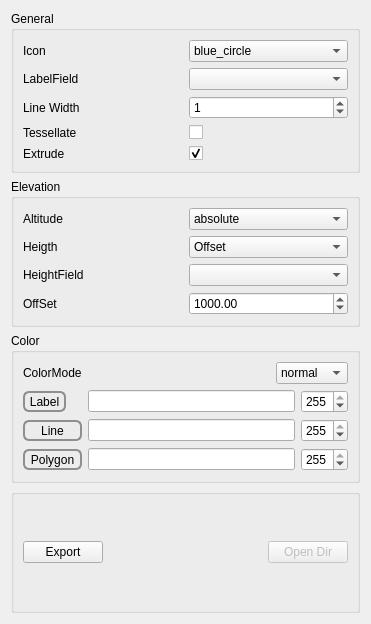
         <widget class="QWidget" name="scrollAreaWidgetContents">
          <property name="geometry">
           <rect>
            <x>0</x>
            <y>0</y>
            <width>371</width>
            <height>624</height>
           </rect>
          </property>
          <layout class="QVBoxLayout" name="verticalLayout_2">
           <item>
            <widget class="QGroupBox" name="KmlGeneralgroupBox">
             <property name="title">
              <string>General</string>
             </property>
             <layout class="QGridLayout" name="gridLayout_27">
              <item row="1" column="0">
               <widget class="QLabel" name="Iconlabel">
                <property name="text">
                 <string>Icon</string>
                </property>
               </widget>
              </item>
              <item row="2" column="0">
               <widget class="QLabel" name="LabelFieldlabel">
                <property name="text">
                 <string>LabelField</string>
                </property>
               </widget>
              </item>
              <item row="3" column="0">
               <widget class="QLabel" name="LineWidthlabel">
                <property name="text">
                 <string>Line Width</string>
                </property>
               </widget>
              </item>
              <item row="1" column="1">
               <widget class="QComboBox" name="SelectIcon">
                <property name="currentIndex">
                 <number>1</number>
                </property>
                <item>
                 <property name="text">
                  <string/>
                 </property>
                </item>
                <item>
                 <property name="text">
                  <string>blue_circle</string>
                 </property>
                 <property name="icon">
                  <iconset>
                   <normaloff>:/icons/blue_circle.png</normaloff>:/icons/blue_circle.png</iconset>
                 </property>
                </item>
                <item>
                 <property name="text">
                  <string>green_circle</string>
                 </property>
                 <property name="icon">
                  <iconset>
                   <normaloff>:/icons/green_circle.png</normaloff>:/icons/green_circle.png</iconset>
                 </property>
                </item>
                <item>
                 <property name="text">
                  <string>red_circle</string>
                 </property>
                 <property name="icon">
                  <iconset>
                   <normaloff>:/icons/red_circle.png</normaloff>:/icons/red_circle.png</iconset>
                 </property>
                </item>
                <item>
                 <property name="text">
                  <string>yellow_circle</string>
                 </property>
                 <property name="icon">
                  <iconset>
                   <normaloff>:/icons/yellow_circle.png</normaloff>:/icons/yellow_circle.png</iconset>
                 </property>
                </item>
               </widget>
              </item>
              <item row="2" column="1">
               <widget class="QComboBox" name="AttributeList"/>
              </item>
              <item row="3" column="1">
               <widget class="QSpinBox" name="LineWidth">
                <property name="value">
                 <number>1</number>
                </property>
               </widget>
              </item>
              <item row="4" column="1">
               <widget class="QCheckBox" name="Tessellate">
                <property name="layoutDirection">
                 <enum>Qt::LeftToRight</enum>
                </property>
                <property name="text">
                 <string/>
                </property>
               </widget>
              </item>
              <item row="4" column="0">
               <widget class="QLabel" name="Tessellatelabel">
                <property name="text">
                 <string>Tessellate</string>
                </property>
               </widget>
              </item>
              <item row="5" column="1">
               <widget class="QCheckBox" name="Extrude">
                <property name="text">
                 <string/>
                </property>
                <property name="checked">
                 <bool>true</bool>
                </property>
               </widget>
              </item>
              <item row="5" column="0">
               <widget class="QLabel" name="Extrudelabel">
                <property name="text">
                 <string>Extrude</string>
                </property>
               </widget>
              </item>
             </layout>
            </widget>
           </item>
           <item>
            <widget class="QGroupBox" name="KmlElevationgroupBox">
             <property name="title">
              <string>Elevation</string>
             </property>
             <layout class="QGridLayout" name="gridLayout_28">
              <item row="7" column="0">
               <layout class="QHBoxLayout" name="horizontalLayout_8">
                <item>
                 <widget class="QLabel" name="Offsetlabel">
                  <property name="text">
                   <string>OffSet</string>
                  </property>
                 </widget>
                </item>
                <item>
                 <widget class="QDoubleSpinBox" name="Offset">
                  <property name="maximum">
                   <double>20000000.000000000000000</double>
                  </property>
                  <property name="value">
                   <double>1000.000000000000000</double>
                  </property>
                 </widget>
                </item>
               </layout>
              </item>
              <item row="5" column="0">
               <layout class="QHBoxLayout" name="horizontalLayout_9">
                <item>
                 <widget class="QLabel" name="HeightFieldlabel">
                  <property name="text">
                   <string>HeightField</string>
                  </property>
                 </widget>
                </item>
                <item>
                 <widget class="QComboBox" name="HeightColumn"/>
                </item>
               </layout>
              </item>
              <item row="3" column="0">
               <layout class="QHBoxLayout" name="horizontalLayout_10">
                <item>
                 <widget class="QLabel" name="Heightlabel">
                  <property name="text">
                   <string>Heigth</string>
                  </property>
                 </widget>
                </item>
                <item>
                 <widget class="QComboBox" name="ExtrudeType">
                  <property name="editable">
                   <bool>false</bool>
                  </property>
                  <property name="currentIndex">
                   <number>3</number>
                  </property>
                  <item>
                   <property name="text">
                    <string/>
                   </property>
                  </item>
                  <item>
                   <property name="text">
                    <string>2D</string>
                   </property>
                  </item>
                  <item>
                   <property name="text">
                    <string>3D</string>
                   </property>
                  </item>
                  <item>
                   <property name="text">
                    <string>Offset</string>
                   </property>
                  </item>
                  <item>
                   <property name="text">
                    <string>Attribute</string>
                   </property>
                  </item>
                 </widget>
                </item>
               </layout>
              </item>
              <item row="1" column="0">
               <layout class="QHBoxLayout" name="horizontalLayout_11">
                <item>
                 <widget class="QLabel" name="AltitudeModelabel">
                  <property name="text">
                   <string>Altitude   </string>
                  </property>
                 </widget>
                </item>
                <item>
                 <widget class="QComboBox" name="AltitudeMode">
                  <property name="currentIndex">
                   <number>3</number>
                  </property>
                  <item>
                   <property name="text">
                    <string/>
                   </property>
                  </item>
                  <item>
                   <property name="text">
                    <string>clampToGround</string>
                   </property>
                  </item>
                  <item>
                   <property name="text">
                    <string>relativeToGround</string>
                   </property>
                  </item>
                  <item>
                   <property name="text">
                    <string>absolute</string>
                   </property>
                  </item>
                 </widget>
                </item>
               </layout>
              </item>
             </layout>
            </widget>
           </item>
           <item>
            <widget class="QGroupBox" name="KmlColorgroupBox">
             <property name="title">
              <string>Color</string>
             </property>
             <layout class="QGridLayout" name="gridLayout_29">
              <item row="1" column="2">
               <layout class="QHBoxLayout" name="LabelColorhorizontalLayout">
                <item>
                 <widget class="QLineEdit" name="LabelColor">
                  <property name="readOnly">
                   <bool>true</bool>
                  </property>
                 </widget>
                </item>
                <item>
                 <widget class="QSpinBox" name="LabelAlpha">
                  <property name="maximum">
                   <number>255</number>
                  </property>
                  <property name="value">
                   <number>255</number>
                  </property>
                 </widget>
                </item>
               </layout>
              </item>
              <item row="2" column="2">
               <layout class="QHBoxLayout" name="LineColorhorizontalLayout">
                <item>
                 <widget class="QLineEdit" name="LineColor">
                  <property name="readOnly">
                   <bool>true</bool>
                  </property>
                 </widget>
                </item>
                <item>
                 <widget class="QSpinBox" name="LineAlpha">
                  <property name="maximum">
                   <number>255</number>
                  </property>
                  <property name="value">
                   <number>255</number>
                  </property>
                 </widget>
                </item>
               </layout>
              </item>
              <item row="3" column="2">
               <layout class="QHBoxLayout" name="PolyColorhorizontalLayout">
                <item>
                 <widget class="QLineEdit" name="PolyColor">
                  <property name="readOnly">
                   <bool>true</bool>
                  </property>
                 </widget>
                </item>
                <item>
                 <widget class="QSpinBox" name="PolygonAlpha">
                  <property name="maximum">
                   <number>255</number>
                  </property>
                  <property name="value">
                   <number>255</number>
                  </property>
                 </widget>
                </item>
               </layout>
              </item>
              <item row="0" column="2">
               <layout class="QHBoxLayout" name="horizontalLayout">
                <item>
                 <spacer name="horizontalSpacer">
                  <property name="orientation">
                   <enum>Qt::Horizontal</enum>
                  </property>
                  <property name="sizeHint" stdset="0">
                   <size>
                    <width>40</width>
                    <height>20</height>
                   </size>
                  </property>
                 </spacer>
                </item>
                <item>
                 <widget class="QComboBox" name="colorModeEnum">
                  <property name="currentIndex">
                   <number>1</number>
                  </property>
                  <item>
                   <property name="text">
                    <string/>
                   </property>
                  </item>
                  <item>
                   <property name="text">
                    <string>normal</string>
                   </property>
                  </item>
                  <item>
                   <property name="text">
                    <string>random</string>
                   </property>
                  </item>
                 </widget>
                </item>
               </layout>
              </item>
              <item row="3" column="0">
               <widget class="QToolButton" name="VectorPolygonColor">
                <property name="sizePolicy">
                 <sizepolicy hsizetype="Minimum" vsizetype="Fixed">
                  <horstretch>0</horstretch>
                  <verstretch>0</verstretch>
                 </sizepolicy>
                </property>
                <property name="styleSheet">
                 <string notr="true"> QToolButton { /* all types of tool button */
     border: 2px solid #8f8f91;
     border-radius: 6px;
     background-color: qlineargradient(x1: 0, y1: 0, x2: 0, y2: 1,
                                       stop: 0 #f6f7fa, stop: 1 #dadbde);
 }

 QToolButton[popupMode=&quot;1&quot;] { /* only for MenuButtonPopup */
     padding-right: 20px; /* make way for the popup button */
 }

 QToolButton:pressed {
     background-color: qlineargradient(x1: 0, y1: 0, x2: 0, y2: 1,
                                       stop: 0 #dadbde, stop: 1 #f6f7fa);
 }

 QToolButton:checked {
     background-color: qlineargradient(x1: 0, y1: 0, x2: 0, y2: 1,
                                       stop: 0 white, stop: 1 blue);
 }

 /* the subcontrols below are used only in the MenuButtonPopup mode */
 QToolButton::menu-button {
     border: 2px solid gray;
     border-top-right-radius: 6px;
     border-bottom-right-radius: 6px;
     /* 16px width + 4px for border = 20px allocated above */
     width: 16px;
 }

 QToolButton::menu-arrow {
     image: url(downarrow.png);
 }

 QToolButton::menu-arrow:open {
     top: 1px; left: 1px; /* shift it a bit */
 }</string>
                </property>
                <property name="text">
                 <string>Polygon</string>
                </property>
               </widget>
              </item>
              <item row="2" column="0">
               <widget class="QToolButton" name="VectorLineColor">
                <property name="sizePolicy">
                 <sizepolicy hsizetype="Minimum" vsizetype="Fixed">
                  <horstretch>0</horstretch>
                  <verstretch>0</verstretch>
                 </sizepolicy>
                </property>
                <property name="acceptDrops">
                 <bool>false</bool>
                </property>
                <property name="autoFillBackground">
                 <bool>false</bool>
                </property>
                <property name="styleSheet">
                 <string notr="true"> QToolButton { /* all types of tool button */
     border: 2px solid #8f8f91;
     border-radius: 6px;
     background-color: qlineargradient(x1: 0, y1: 0, x2: 0, y2: 1,
                                       stop: 0 #f6f7fa, stop: 1 #dadbde);
 }

 QToolButton[popupMode=&quot;1&quot;] { /* only for MenuButtonPopup */
     padding-right: 20px; /* make way for the popup button */
 }

 QToolButton:pressed {
     background-color: qlineargradient(x1: 0, y1: 0, x2: 0, y2: 1,
                                       stop: 0 #dadbde, stop: 1 #f6f7fa);
 }

 QToolButton:checked {
     background-color: qlineargradient(x1: 0, y1: 0, x2: 0, y2: 1,
                                       stop: 0 white, stop: 1 blue);
 }

 /* the subcontrols below are used only in the MenuButtonPopup mode */
 QToolButton::menu-button {
     border: 2px solid gray;
     border-top-right-radius: 6px;
     border-bottom-right-radius: 6px;
     /* 16px width + 4px for border = 20px allocated above */
     width: 16px;
 }

 QToolButton::menu-arrow {
     image: url(downarrow.png);
 }

 QToolButton::menu-arrow:open {
     top: 1px; left: 1px; /* shift it a bit */
 }</string>
                </property>
                <property name="text">
                 <string>Line</string>
                </property>
                <property name="autoRaise">
                 <bool>false</bool>
                </property>
               </widget>
              </item>
              <item row="1" column="0">
               <widget class="QToolButton" name="VectorLabelColor">
                <property name="styleSheet">
                 <string notr="true"> QToolButton { /* all types of tool button */
     border: 2px solid #8f8f91;
     border-radius: 6px;
     background-color: qlineargradient(x1: 0, y1: 0, x2: 0, y2: 1,
                                       stop: 0 #f6f7fa, stop: 1 #dadbde);
 }

 QToolButton[popupMode=&quot;1&quot;] { /* only for MenuButtonPopup */
     padding-right: 20px; /* make way for the popup button */
 }

 QToolButton:pressed {
     background-color: qlineargradient(x1: 0, y1: 0, x2: 0, y2: 1,
                                       stop: 0 #dadbde, stop: 1 #f6f7fa);
 }

 QToolButton:checked {
     background-color: qlineargradient(x1: 0, y1: 0, x2: 0, y2: 1,
                                       stop: 0 white, stop: 1 blue);
 }

 /* the subcontrols below are used only in the MenuButtonPopup mode */
 QToolButton::menu-button {
     border: 2px solid gray;
     border-top-right-radius: 6px;
     border-bottom-right-radius: 6px;
     /* 16px width + 4px for border = 20px allocated above */
     width: 16px;
 }

 QToolButton::menu-arrow {
     image: url(downarrow.png);
 }

 QToolButton::menu-arrow:open {
     top: 1px; left: 1px; /* shift it a bit */
 }</string>
                </property>
                <property name="text">
                 <string>Label</string>
                </property>
               </widget>
              </item>
              <item row="0" column="0">
               <widget class="QLabel" name="ColorModelabel">
                <property name="text">
                 <string>ColorMode</string>
                </property>
               </widget>
              </item>
             </layout>
            </widget>
           </item>
           <item>
            <widget class="QGroupBox" name="groupBox_4">
             <property name="title">
              <string/>
             </property>
             <layout class="QVBoxLayout" name="verticalLayout_7">
              <item>
               <layout class="QHBoxLayout" name="horizontalLayout_29">
                <item>
                 <widget class="QPushButton" name="ExportVect">
                  <property name="text">
                   <string>Export</string>
                  </property>
                 </widget>
                </item>
                <item>
                 <spacer name="horizontalSpacer_17">
                  <property name="orientation">
                   <enum>Qt::Horizontal</enum>
                  </property>
                  <property name="sizeHint" stdset="0">
                   <size>
                    <width>40</width>
                    <height>20</height>
                   </size>
                  </property>
                 </spacer>
                </item>
                <item>
                 <widget class="QPushButton" name="vectordir">
                  <property name="enabled">
                   <bool>false</bool>
                  </property>
                  <property name="text">
                   <string>Open Dir</string>
                  </property>
                 </widget>
                </item>
               </layout>
              </item>
             </layout>
            </widget>
           </item>
          </layout>
         </widget>
